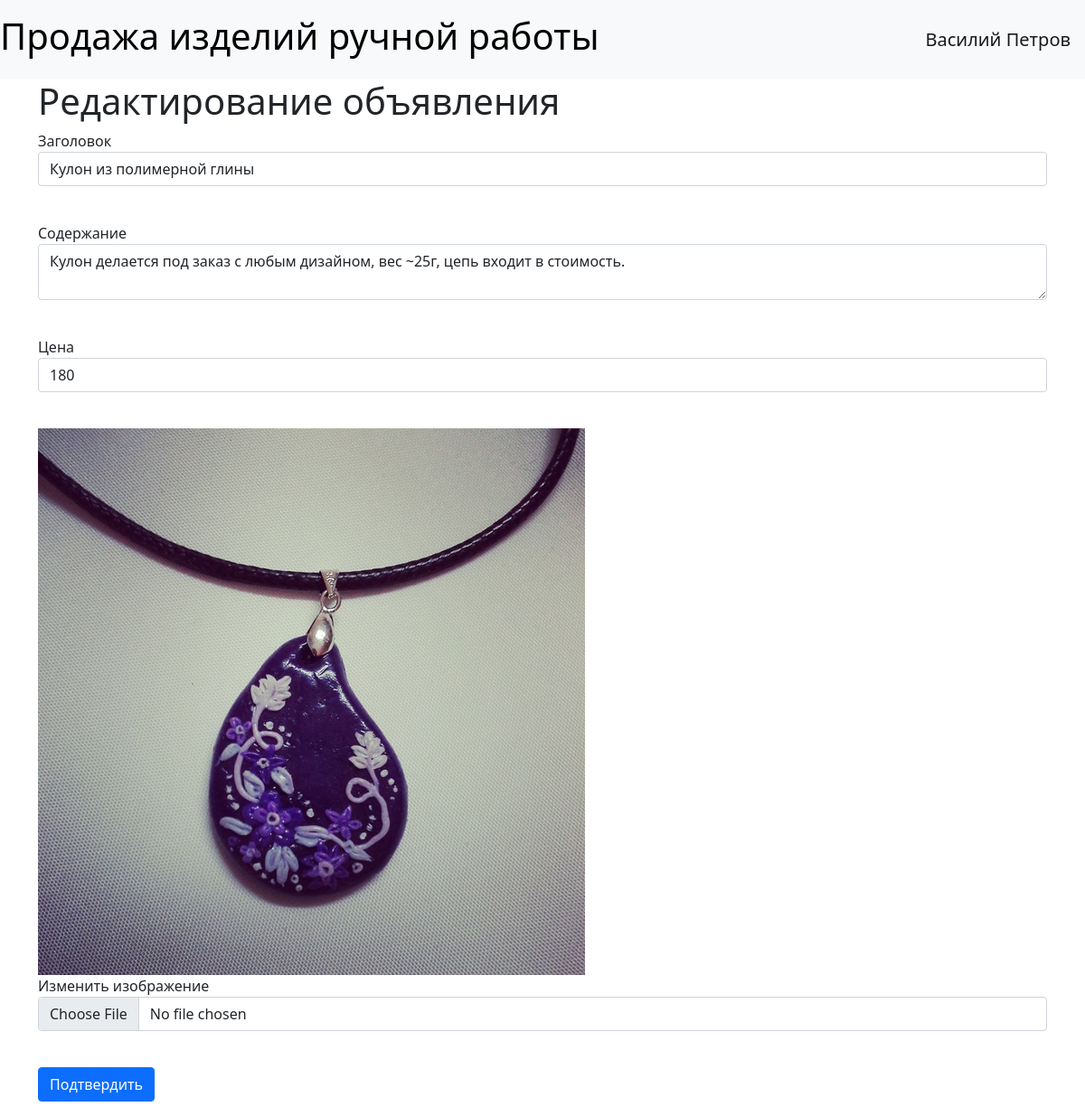
The page /ad/4 (signed in) on the database its author committed.
### data/users.py (models this page shows, shortened)
class User(SqlAlchemyBase, UserMixin, SerializerMixin):
    __tablename__ = 'users'
    id = sqlalchemy.Column(sqlalchemy.Integer,
                           primary_key=True, autoincrement=True)
    name = sqlalchemy.Column(sqlalchemy.String, nullable=True)
    surname = sqlalchemy.Column(sqlalchemy.String, nullable=True)
    patronymic = sqlalchemy.Column(sqlalchemy.String, nullable=True)
    city = sqlalchemy.Column(sqlalchemy.String, nullable=True)
    age = sqlalchemy.Column(sqlalchemy.Integer, nullable=True)
    email = sqlalchemy.Column(sqlalchemy.String,
                              index=True, unique=True, nullable=True)
    about = sqlalchemy.Column(sqlalchemy.String, nullable=True)
    hashed_password = sqlalchemy.Column(sqlalchemy.String, nullable=True)
    created_date = sqlalchemy.Column(sqlalchemy.DateTime,
                                     default=datetime.datetime.now)
    ads = orm.relation("Ad", back_populates='user')

### data/ads.py (models this page shows)
class Ad(SqlAlchemyBase, SerializerMixin):
    __tablename__ = 'ads'
    id = sqlalchemy.Column(sqlalchemy.Integer,
                           primary_key=True, autoincrement=True)
    user_id = sqlalchemy.Column(sqlalchemy.Integer,
                                sqlalchemy.ForeignKey("users.id"))
    title = sqlalchemy.Column(sqlalchemy.String, nullable=True)
    content = sqlalchemy.Column(sqlalchemy.String, nullable=True)
    price = sqlalchemy.Column(sqlalchemy.Integer, nullable=True)
    filename = sqlalchemy.Column(sqlalchemy.String, nullable=True)
    created_date = sqlalchemy.Column(sqlalchemy.DateTime,
                                     default=datetime.datetime.now)
    is_sold = sqlalchemy.Column(sqlalchemy.Boolean, default=False)
    user = orm.relation('User')

### main.py (the view, shortened to what this page needs)
@app.route('/ad/<int:id>', methods=['GET', 'POST'])
@login_required
def edit_ad(id):
    form = AdEditForm()
    if request.method == "GET":
        db_sess = db_session.create_session()
        ad = db_sess.query(Ad).filter(Ad.id == id,
                                      Ad.user == current_user).first()
        if ad:
            form.title.data = ad.title
            form.content.data = ad.content
            form.price.data = ad.price
            form.current_img.data = f"../static/img/{ad.filename}"
        else:
            abort(404)
    return render_template('ad.html',
                           title='Редактирование объявления',
                           form=form)

### forms/ad.py
class AdEditForm(AdForm):
    image = FileField("Изменить изображение")

### data/db_session.py (called while the page is built)
def create_session() -> Session:
    global __factory
    return __factory()

### main.py (called while the page is built)
@login_manager.user_loader
def load_user(user_id):
    db_sess = db_session.create_session()
    return db_sess.query(User).get(user_id)

### templates/ad.html (shortened to what this page needs)
{% extends "base.html" %}
{% block content %}
<h1>{{ title }}</h1>
<form action="" method="post" enctype="multipart/form-data">
    <p>
        {{ form.title.label }}<br>
        {{ form.title(class="form-control") }}<br>
    <p>
        {{ form.content.label }}<br>
        {{ form.content(class="form-control") }}<br>
    <p>
        {{ form.price.label }}<br>
        {{ form.price(class="form-control") }}<br>
    <p>
        {% if form.current_img.data %}
            <img src={{ form.current_img.data }}
                 alt="Прошлое изображение товара"><br>
        {% endif %}
        {{ form.image.label }}<br>
        {{ form.image(class="form-control") }}<br>
    <p>{{ form.submit(type="submit", class="btn btn-primary") }}</p>
</form>
{% endblock %}

### templates/base.html (shortened to what this page needs)
<!doctype html>
<html lang="en">
<head>
    <link href="https://cdn.jsdelivr.net/npm/bootstrap@5.1.3/dist/css/bootstrap.min.css"
          rel="stylesheet"
>
    <link rel="stylesheet" type="text/css" href={{css}}/>
</head>
<body>
<header>
    <nav class="navbar navbar-light bg-light">
        <span class="navbar-text h1" style="color:black">Продажа изделий ручной работы</span>
        {% if current_user.is_authenticated %}
            <a class="navbar-brand" href="/logout">
                {{ current_user.name }} {{ current_user.surname }}</a>
        {% else %}
            <p>
                <a class="btn btn-primary "
                   href="/register">Зарегистрироваться</a>
                <a class="btn btn-success" href="/login">Войти</a>
            </p>
        {% endif %}
    </nav>
</header>
<main role="main" class="container">
    {% block content %}{% endblock %}
</main>
</body>
</html>

### rows shown on the page
User: name "Василий", surname "Петров"
Ad: title "Кулон из полимерной глины", content "Кулон делается под заказ с любым дизайном, вес ~25г, цепь входит в стоимость.", price "180"

### other values the page prints
{{ title }} "Редактирование объявления"
